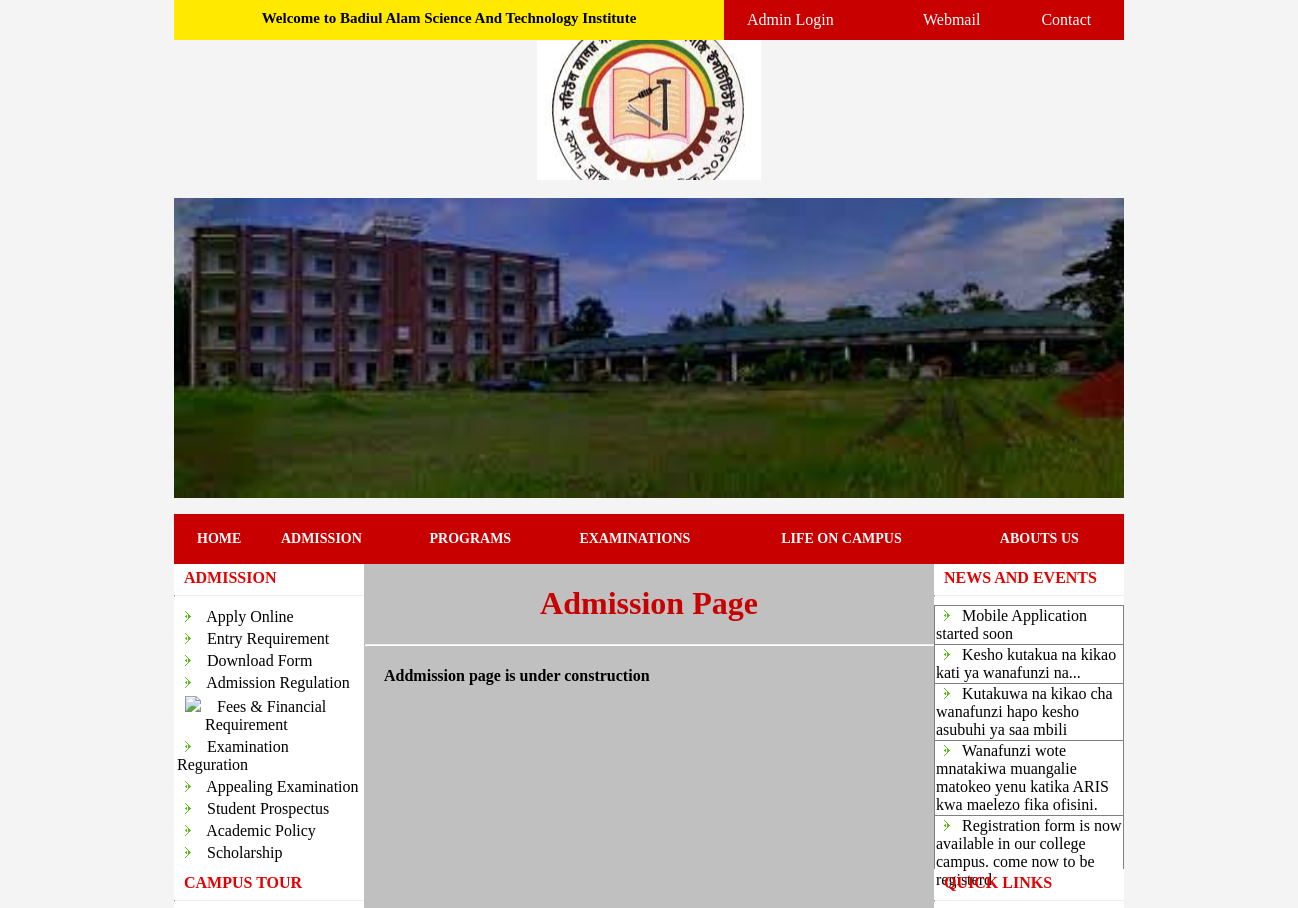
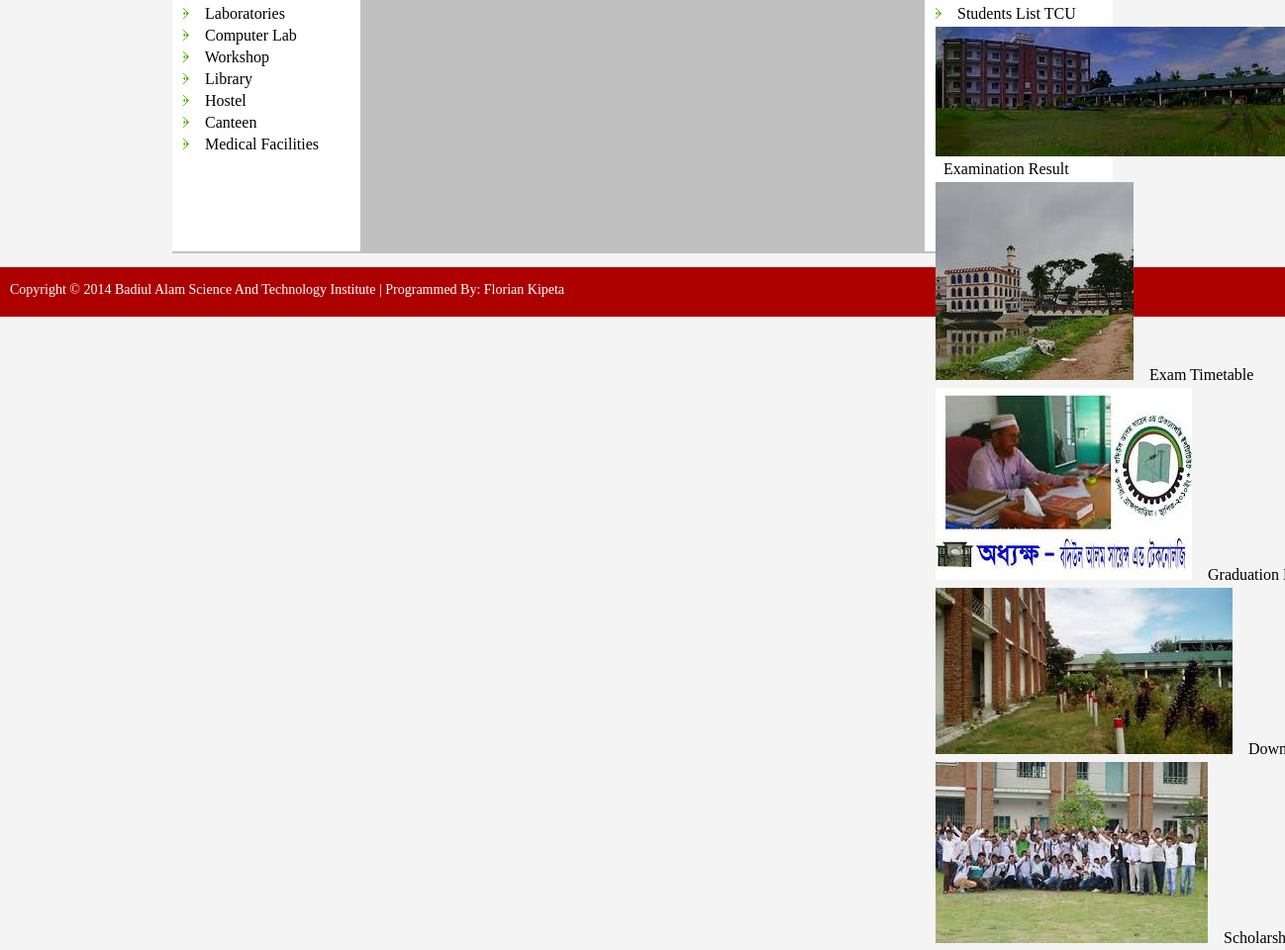
Page /admission.php on the committed database (2 pictures, top to bottom).
### tables this page shows
CREATE TABLE IF NOT EXISTS `contents` (
  `id` int(10) NOT NULL AUTO_INCREMENT,
  `full_contents` varchar(1000) NOT NULL,
  PRIMARY KEY (`id`)
);

CREATE TABLE IF NOT EXISTS `news` (
  `id` int(10) NOT NULL AUTO_INCREMENT,
  `heading` varchar(400) NOT NULL,
  `full_news` varchar(500) NOT NULL,
  PRIMARY KEY (`id`)
);

### right.php (the view, shortened to what this page needs)
<div id="right">
	<div class="one">
		<b class="title">NEWS AND EVENTS</b>
		<hr>
		<marquee direction="up" scrollamount="1" onmouseover="this.setAttribute('scrollamount', 0, 0);" onmouseout="this.setAttribute('scrollamount', 1, 0);">
		<table align="center" width="100%" class="news" border="1" style="border-collapse:collapse;>
				<?php
				$query=mysqli_query($conn,"SELECT * FROM `news` ORDER BY `id` DESC");
				while ($row=mysqli_fetch_assoc($query)) {
					$id=$row['id'];
					echo '<tr border="">';
					echo '<td>&nbsp; <img src="img/news.png">&nbsp;&nbsp;&nbsp;<a href="news.php?id='.$id.'  ">'.$row['heading']."</a></td>";
					echo '</tr>';
				}
				?>
		</table>
	</marquee>
	</div>
	<div class="two">
		<b class="title">QUICK LINKS</b>
		<hr>
		<table align="center" width="100%" class="news">
			<tr>
			   <td>&nbsp; <img src="img/news.png">&nbsp;&nbsp;&nbsp; <a href="tcu.php" class="admissionlinks">Students List TCU</a></td>
			</tr>
			<tr>
				<td>&nbsp; <img src="img/slideshow/01.png">&nbsp;&nbsp;&nbsp; <a href="result.php" class="admissionlinks">Examination Result</a></td>
			</tr>
			<tr>
				<td>&nbsp; <img src="img/slideshow/02.png">&nbsp;&nbsp;&nbsp; <a href="timetable.php" class="admissionlinks">Exam Timetable</a></td>
			</tr>
			<tr>
				<td>&nbsp; <img src="img/slideshow/03.png">&nbsp;&nbsp;&nbsp; <a href="graduation.php" class="admissionlinks">Graduation Day</a></td>
			</tr>
			<tr>
				<td>&nbsp; <img src="img/slideshow/04.png">&nbsp;&nbsp;&nbsp; <a href="downloads.php" class="admissionlinks">Downloads </a></td>
			</tr>
			<tr>
				<td>&nbsp; <img src="img/slideshow/05.png">&nbsp;&nbsp;&nbsp; <a href="scholarship.php" class="admissionlinks">Scholarship </a></td>
			</tr>
		</table>
	</div>
</div>

### admission.php (shortened to what this page needs)
<html>
<head>
	<link rel="stylesheet" type="text/css" href="css/style.css">
</head>
<body>
<?php
include 'header.php';
?>
		<div id="content">
		<?php
		include 'left.php';
		?>
		<div id="center">
	<h1 align="center" class="welcome">Admission Page</h1><hr>
	<h4 align="left" style='margin-left:20px;'>
		<?php
		$query=mysqli_query($conn,"SELECT * FROM `contents` WHERE `id`='2'");
		if ($row=mysqli_fetch_assoc($query)) {
			echo $row['full_contents'];
		}
		?>
</div></h4>
		<?php
		include 'right.php';
		?>
	</div>
</div>
	<?php
	include 'footer.php';
	?>
</body>
</html>

### css/style.css (style rules this page uses)
body { margin: 0; padding: 0; background-color: #F4F4F4; }
#content { height: 600px; background-color: C0C0C0; }
#center { height: 600px; width: 60%; float: left; }
#right { height: 600px; width: 20%; float: left; }
.one { height: 300px; background-color: white; padding-top: 5px; }
.two { height: 288px; background-color: white; padding-top: 5px; }
.title { margin-left: 10px; color: #E40000; }
.admissionlinks { color: black; text-decoration: none; }
.welcome { color: #C80000; }
hr { border-top: 1px solid #eeeeee; border-bottom: 1px solid #ffffff; }
a { text-decoration: none; color: black; }

### rows in the picture
contents: full_contents "Addmission page is under construction"
news: heading "Mobile Application started soon"
news: heading "Kesho kutakua na kikao kati ya wanafunzi na..."
news: heading "Kutakuwa na kikao cha wanafunzi hapo kesho asubuhi ya saa mbili"
news: heading "Wanafunzi wote mnatakiwa muangalie matokeo yenu katika ARIS kwa maelezo fika ofisini."
news: heading "Registration form is now available in our college campus. come now to be registerd"
